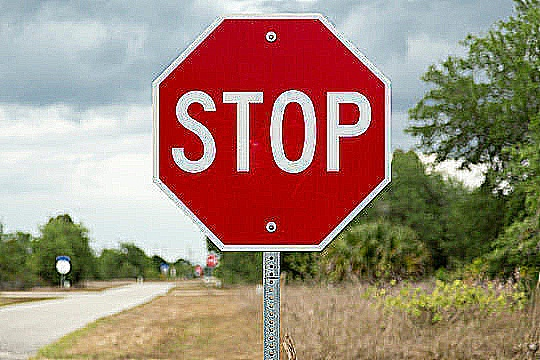
%> input picture C_SHARPEN.jpg, 540 x 360 px
$ octave SSIM_Demo.m   (GNU Octave 9; MATLAB toolbox functions it lacks are replaced by stand-ins)
%> lines starting %> are read from the running program, lines starting %| are printed output that depends on the picture
clc
clear all
close all
warning off;

a=imread('C_SHARPEN.jpg');
%> a is the input picture: size 360x540x3 uint8; mean R, G, B 160.2, 134.4, 117.4
b=imread('CUDA_SHARPEN.jpg');
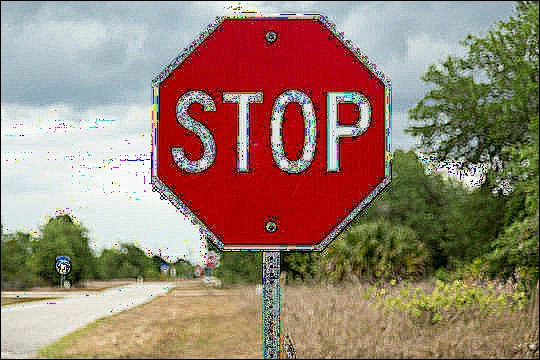
%> input picture CUDA_SHARPEN.jpg, 540 x 360 px
%> b is the input picture: size 360x540x3 uint8; mean R, G, B 152.6, 127.6, 110.7

c=imread('C_LAPLACIAN.jpg');
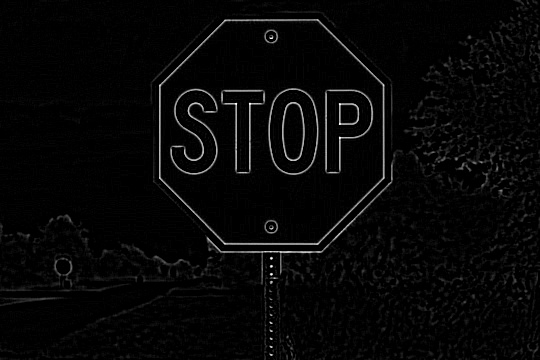
%> input picture C_LAPLACIAN.jpg, 540 x 360 px
%> c is the input picture: size 360x540 uint8; min 0, max 255, mean 6.9
d=imread('CUDA_LAPLACIAN.jpg');
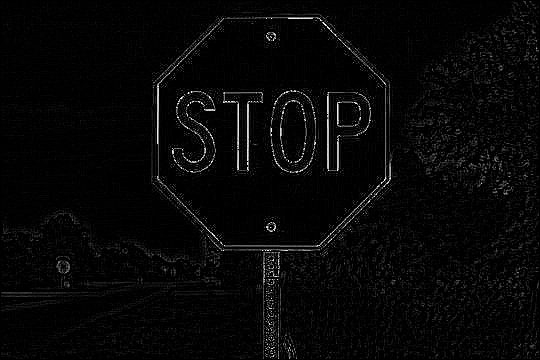
%> input picture CUDA_LAPLACIAN.jpg, 540 x 360 px
%> d is the input picture: size 360x540 uint8; min 0, max 255, mean 7.3

e=imread('C_MEDIAN.jpg');
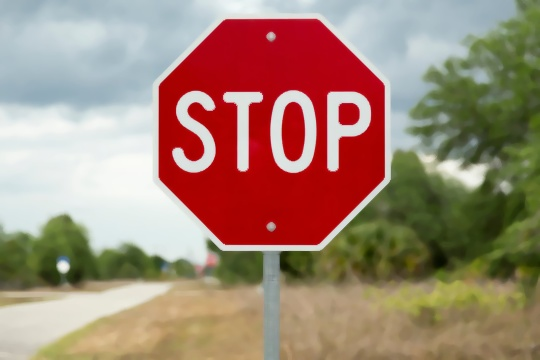
%> input picture C_MEDIAN.jpg, 540 x 360 px
%> e is the input picture: size 360x540x3 uint8; mean R, G, B 161.7, 133.5, 116.2
f=imread('CUDA_MEDIAN.jpg');
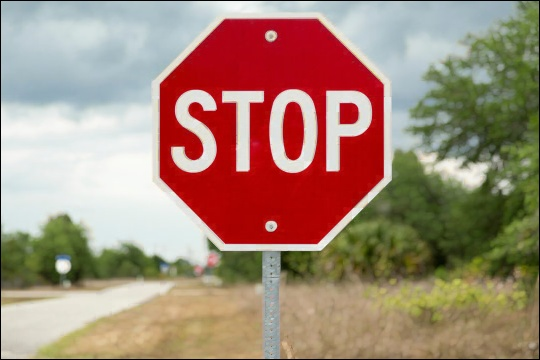
%> input picture CUDA_MEDIAN.jpg, 540 x 360 px
%> f is the input picture: size 360x540x3 uint8; mean R, G, B 163.8, 136.4, 119.2

%> (the run ends here)
